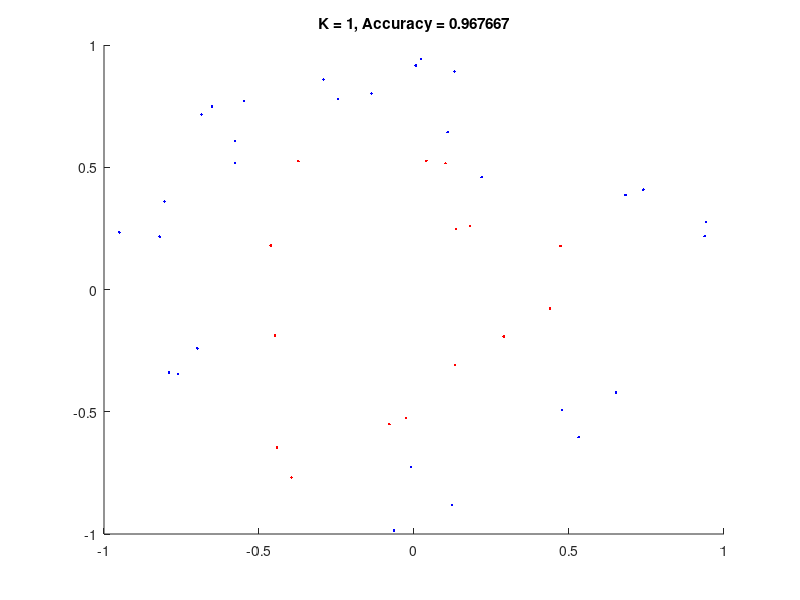

This chart was generated by the following MATLAB code: (Note: this script raises an error after producing the figure.)
%%%%%%%%%%%%%%%%%%%%%%%%%%%%%%%%%%%%%%%%
% Rakshith Kunchum
% HW9
% 11/01/2016

%%%%%%%%%%%%%%%%%%%%%%%%%%%%%%%%%%%%%%%%
% Problem 3
train = dlmread('train.txt');
test = dlmread('test.txt');
test_size = size(test,1);
train_size = size(train,1);
KList = [1 5 11 15];
prediction = zeros(test_size,size(KList,2));
correct_prediction_count = zeros(1,size(KList,2));

for i = 1:test_size
    temp = repmat(test(i:i,1:2),train_size,1);
    temp = train(:,1:2)-temp;
    temp = sum(temp.^2,2);
    temp = [temp train(:,3)];
    [~, order] = sort(temp(:,1));
    temp = temp(order,:);
    for k = 1:size(KList,2)
        count_1 = 0;
        count_2 = 0;
        K = KList(k);
        for j = 1:K
            if(temp(j,2) == 1)
                count_1 = count_1 +1;
            else
                count_2 = count_2 +1;
            end
        end
        if(count_1 > count_2)
            prediction(i, k) = 1;
            if test(i,3) == 1
                correct_prediction_count(k) =  correct_prediction_count(k)+1;
            end
        else
            prediction(i, k) = 2;
            if test(i,3) == 2
                correct_prediction_count(k) =  correct_prediction_count(k)+1;
            end
        end
    end
end

accuracy = correct_prediction_count/test_size;

for k = 1:size(KList,2)
    figure
    title(sprintf('K = %d, Accuracy = %f',KList(k),accuracy(k))), hold on;
    for i = 1:test_size
        if test(i,3) ~= prediction(i,k)
            plot(test(i,1), test(i,2), 'kO'), hold on;
        end
        if prediction(i,k) == 1
            plot(test(i,1), test(i,2), 'r.'), hold on;
        else
            plot(test(i,1), test(i,2), 'b.'), hold on;
        end
    end
    hold off;
end

